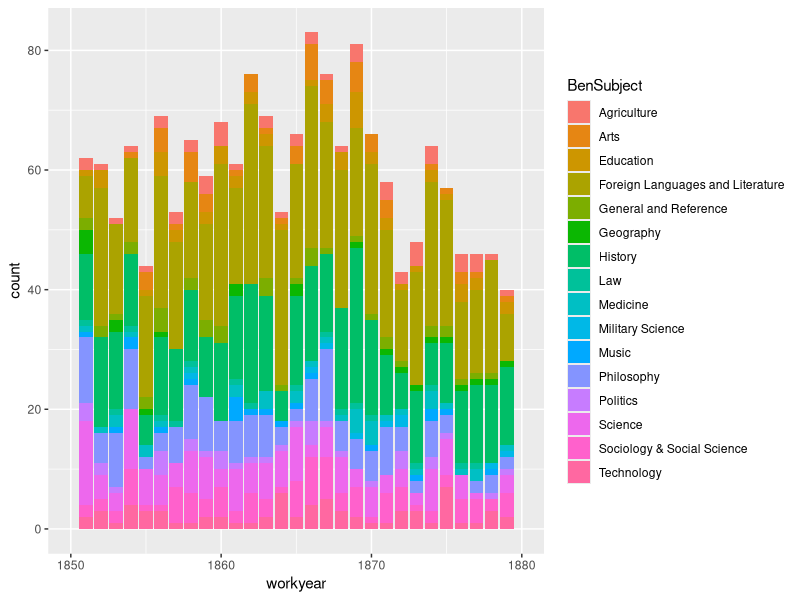

Recreate this plot in R.
## ---- chunk 1
library(knitr)
library(magrittr)
library(ggplot2)
library(dplyr)

#opts_chunk$set(eval=FALSE, warning=FALSE, message=FALSE)
## ---- chunk 2
library(tidyverse)
classifications = read_tsv("../data/LOC_classification.tsv")
classifications
## ---- chunk 3
shortTitles = read_tsv("../data/booktitlesShort.tsv")

head(shortTitles)
## ---- chunk 4

labelled = classifications %>% mutate(lc1 = class) %>% inner_join(shortTitles)

## ---- chunk 5
nrow(shortTitles)
nrow(labelled)

## ---- chunk 6
shortTitles %>% anti_join(classifications, by = c("lc1" = "class")) %>% sample_n(30) %>% select(lc1)
## ---- chunk 7
counts = classifications %>% mutate(lc1 = class) %>% inner_join(shortTitles) %>% 
  mutate(workyear = as.numeric(workyear)) %>%
  group_by(BenSubject, workyear) %>% 
  summarize(count=n())

counts %>%
  ggplot() + geom_bar(stat="identity") + aes(x=workyear, y = count, fill=BenSubject) + lims(x = c(1850, 1880))
